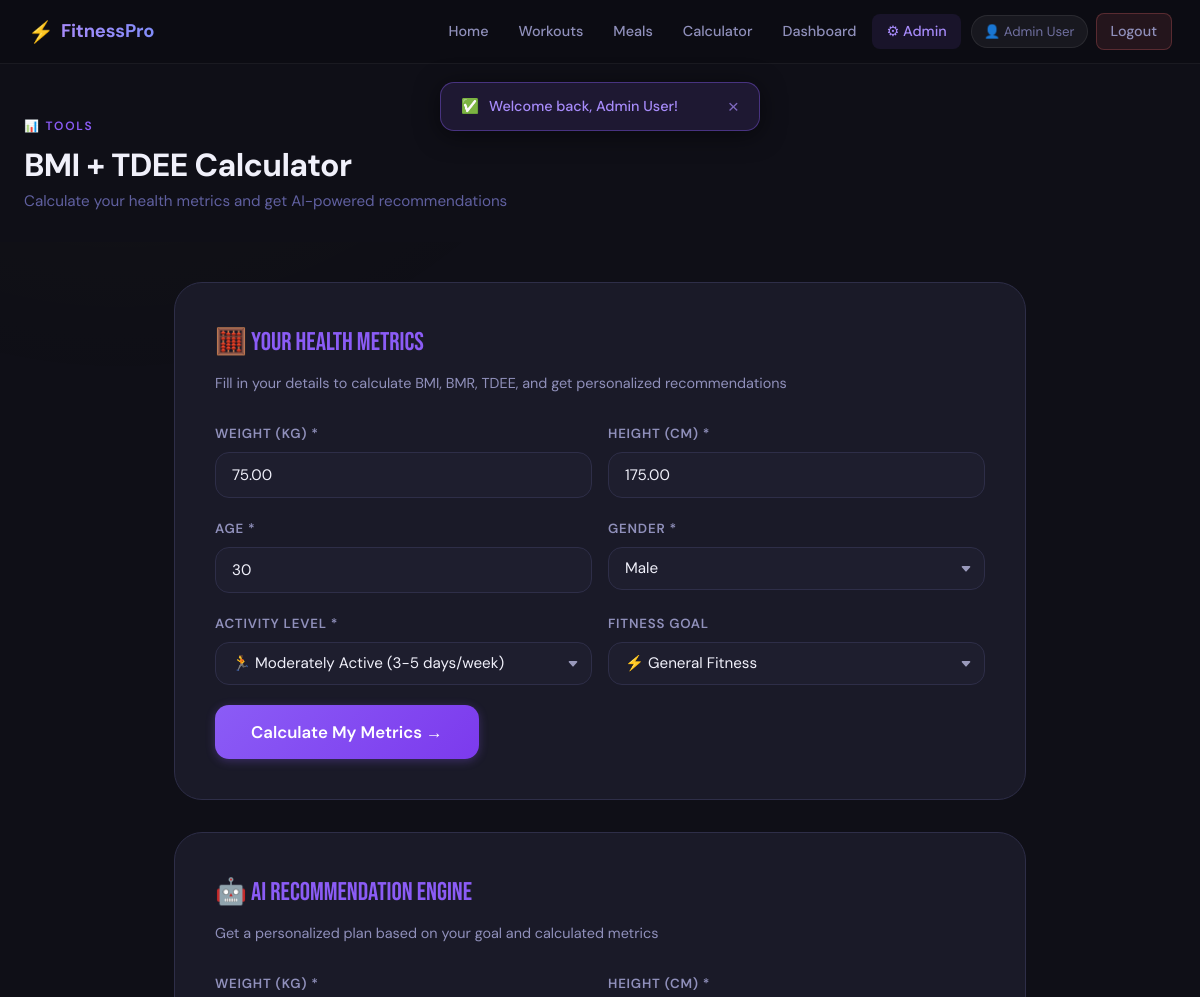
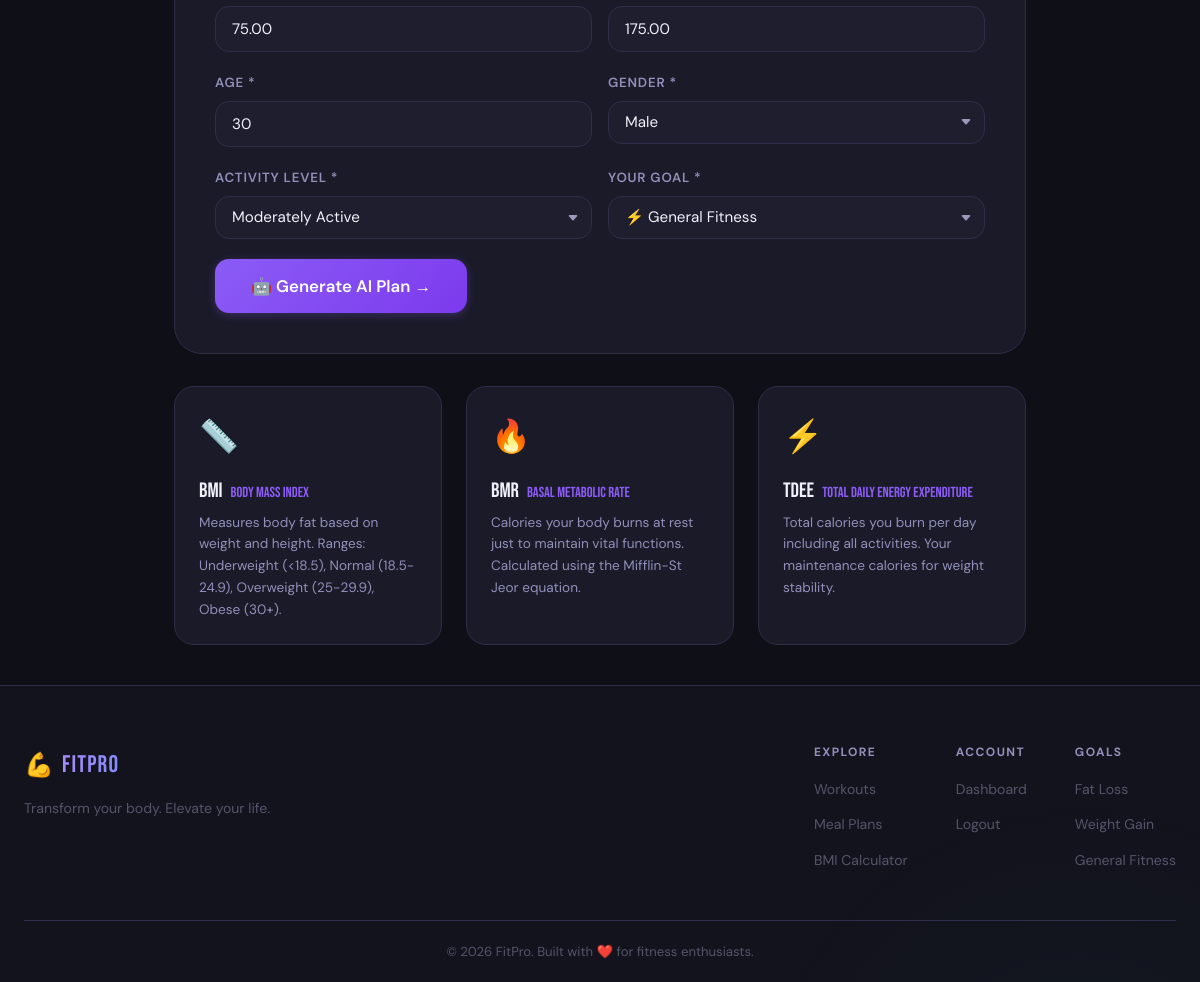
Page /calculator/index.php (signed in) on the committed database (2 pictures, top to bottom).
### tables this page shows
CREATE TABLE IF NOT EXISTS users (
    id INT AUTO_INCREMENT PRIMARY KEY,
    name VARCHAR(150) NOT NULL,
    email VARCHAR(200) NOT NULL UNIQUE,
    password VARCHAR(255) NOT NULL,
    role ENUM('user','admin') NOT NULL DEFAULT 'user',
    age INT DEFAULT NULL,
    weight DECIMAL(5,2) DEFAULT NULL,
    height DECIMAL(5,2) DEFAULT NULL,
    gender ENUM('male','female','other') DEFAULT NULL,
    goal ENUM('fat_loss','weight_gain','fitness') DEFAULT 'fitness',
    activity_level ENUM('sedentary','lightly_active','moderately_active','very_active','extra_active') DEFAULT 'moderately_active',
    avatar VARCHAR(255) DEFAULT NULL,
    is_active TINYINT(1) NOT NULL DEFAULT 1,
    created_at TIMESTAMP DEFAULT CURRENT_TIMESTAMP,
    updated_at TIMESTAMP DEFAULT CURRENT_TIMESTAMP ON UPDATE CURRENT_TIMESTAMP
);

### includes/functions.php (called while the page is built, shortened)
<?php
function e(string $str): string {
    return htmlspecialchars($str, ENT_QUOTES, 'UTF-8');
}
function getCurrentUser(): ?array {
    $pdo = getDB();
    $stmt = $pdo->prepare("SELECT * FROM users WHERE id = ?");
    $stmt->execute([$_SESSION['user_id']]);
    return $stmt->fetch() ?: null;
}

### calculator/index.php (the view, shortened to what this page needs)
<?php
require_once __DIR__ . '/../includes/header.php';
$user       = isLoggedIn() ? getCurrentUser() : null;
?>
<div class="page-header">
    <div class="section-label">📊 Tools</div>
    <h1 class="page-header-title">BMI + TDEE Calculator</h1>
    <p class="page-header-subtitle">Calculate your health metrics and get AI-powered recommendations</p>
</div>
<div class="calc-container">
    <div class="calc-card">
        <div class="calc-title">🧮 Your Health Metrics</div>
        <p class="calc-subtitle">Fill in your details to calculate BMI, BMR, TDEE, and get personalized recommendations</p>
        <form id="calcForm">
            <div class="form-row">
                <div class="form-group">
                    <label class="form-label" for="c_weight">Weight (kg) *</label>
                    <input type="number" id="c_weight" name="weight" class="form-control" placeholder="e.g. 75" min="20" max="500" step="0.1" value="<?= e($user['weight'] ?? '') ?>" required>
                </div>
                <div class="form-group">
                    <label class="form-label" for="c_height">Height (cm) *</label>
                    <input type="number" id="c_height" name="height" class="form-control" placeholder="e.g. 175" min="100" max="250" step="0.1" value="<?= e($user['height'] ?? '') ?>" required>
                </div>
            </div>
            <div class="form-row">
                <div class="form-group">
                    <label class="form-label" for="c_age">Age *</label>
                    <input type="number" id="c_age" name="age" class="form-control" placeholder="e.g. 28" min="10" max="120" value="<?= e($user['age'] ?? '') ?>" required>
                </div>
                <div class="form-group">
                    <label class="form-label" for="c_gender">Gender *</label>
                    <select id="c_gender" name="gender" class="form-control" required>
                        <option value="male"   <?= ($user['gender'] ?? '') === 'male'   ? 'selected' : '' ?>>Male</option>
                    </select>
                </div>
            </div>
            <div class="form-row">
                <div class="form-group">
                    <label class="form-label" for="c_activity">Activity Level *</label>
                    <select id="c_activity" name="activity" class="form-control" required>
                        <option value="moderately_active" <?= ($user['activity_level'] ?? 'moderately_active') === 'moderately_active' ? 'selected':'' ?>>🏃 Moderately Active (3-5 days/week)</option>
                    </select>
                </div>
                <div class="form-group">
                    <label class="form-label" for="c_goal_js">Fitness Goal</label>
                    <select id="c_goal_js" class="form-control">
                        <option value="fitness"     <?= ($user['goal'] ?? 'fitness') === 'fitness'     ? 'selected':'' ?>>⚡ General Fitness</option>
                    </select>
                </div>
            </div>
            <button type="submit" class="btn btn-primary btn-lg">Calculate My Metrics →</button>
        </form>
    </div>
    <div class="calc-card">
        <div class="calc-title">🤖 AI Recommendation Engine</div>
        <p class="calc-subtitle">Get a personalized plan based on your goal and calculated metrics</p>
        <form method="POST">
            <div class="form-row">
                <div class="form-group">
                    <label class="form-label">Weight (kg) *</label>
                    <input type="number" name="weight" class="form-control" placeholder="75" step="0.1" min="20" max="500" value="<?= e($user['weight'] ?? '') ?>" required>
                </div>
                <div class="form-group">
                    <label class="form-label">Height (cm) *</label>
                    <input type="number" name="height" class="form-control" placeholder="175" step="0.1" min="100" max="250" value="<?= e($user['height'] ?? '') ?>" required>
                </div>
            </div>
            <div class="form-row">
                <div class="form-group">
                    <label class="form-label">Age *</label>
                    <input type="number" name="age" class="form-control" placeholder="28" min="10" max="120" value="<?= e($user['age'] ?? '') ?>" required>
                </div>
                <div class="form-group">
                    <label class="form-label">Gender *</label>
                    <select name="gender" class="form-control" required>
                        <option value="male"   <?= ($user['gender'] ?? '') === 'male'   ? 'selected':'' ?>>Male</option>
                    </select>
                </div>
            </div>
            <div class="form-row">
                <div class="form-group">
                    <label class="form-label">Activity Level *</label>
                    <select name="activity" class="form-control" required>
                        <option value="moderately_active" selected>Moderately Active</option>
                    </select>
                </div>
                <div class="form-group">
                    <label class="form-label">Your Goal *</label>
                    <select name="goal" class="form-control">
                        <option value="fitness"     <?= ($user['goal'] ?? 'fitness') === 'fitness'     ? 'selected':'' ?>>⚡ General Fitness</option>
                    </select>
                </div>
            </div>
            <button type="submit" class="btn btn-primary btn-lg">🤖 Generate AI Plan →</button>
        </form>
    </div>
    <div class="cards-grid" style="grid-template-columns:repeat(auto-fill,minmax(260px,1fr));margin-top:8px">
        <?php
        $infoCards = [
            ['📏', 'BMI', 'Body Mass Index', 'Measures body fat based on weight and height. Ranges: Underweight (<18.5), Normal (18.5-24.9), Overweight (25-29.9), Obese (30+).'],
            ['🔥', 'BMR', 'Basal Metabolic Rate', 'Calories your body burns at rest just to maintain vital functions. Calculated using the Mifflin-St Jeor equation.'],
            ['⚡', 'TDEE', 'Total Daily Energy Expenditure', 'Total calories you burn per day including all activities. Your maintenance calories for weight stability.'],
        ];
        foreach ($infoCards as $c):
        ?>
            <div class="card" style="padding:24px">
                <div style="font-size:2rem;margin-bottom:12px"><?= $c[0] ?></div>
                <div style="font-family:var(--font-display);font-size:1.3rem;margin-bottom:4px"><?= $c[1] ?><span style="color:var(--accent);margin-left:8px;font-size:0.7em"><?= $c[2] ?></span></div>
                <p style="font-size:0.85rem;color:var(--text-secondary);line-height:1.6"><?= $c[3] ?></p>
            </div>
        <?php endforeach; ?>
    </div>
</div>
<?php require_once __DIR__ . '/../includes/footer.php'; ?>

### rows in the picture
users: weight "75.00", height "175.00", age "30", gender "Male", activity "🏃 Moderately Active (3-5 days/week)", goal "⚡ General Fitness"

### other values in the picture
$_SESSION['user_name'] "Admin User"
$flash['message'] "Welcome back, Admin User!"
$c[0] "📏"
$c[1] "BMI"
$c[2] "Body Mass Index"
$c[3] "Measures body fat based on weight and height. Ranges: Underweight (<18.5), Normal (18.5-24.9), Overweight (25-29.9), Obese (30+)."
$c[0] "🔥"
$c[1] "BMR"
$c[2] "Basal Metabolic Rate"
$c[3] "Calories your body burns at rest just to maintain vital functions. Calculated using the Mifflin-St Jeor equation."
$c[0] "⚡"
$c[1] "TDEE"
$c[2] "Total Daily Energy Expenditure"
$c[3] "Total calories you burn per day including all activities. Your maintenance calories for weight stability."
